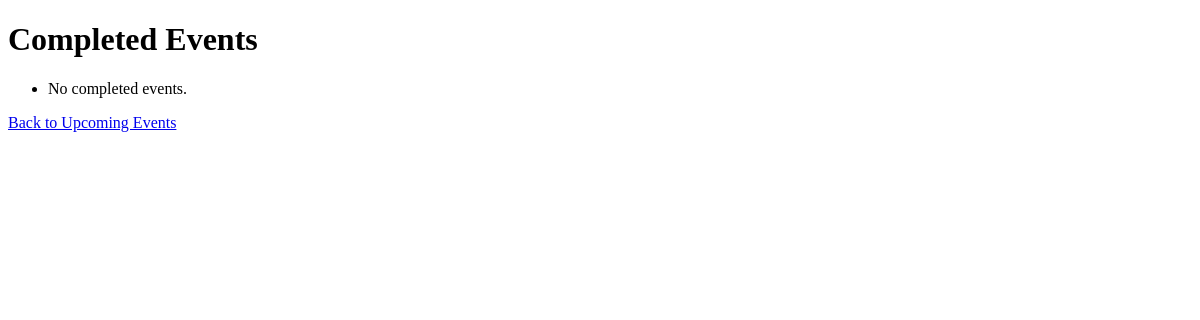
The page /todo/completed/ on the database as committed earlier.
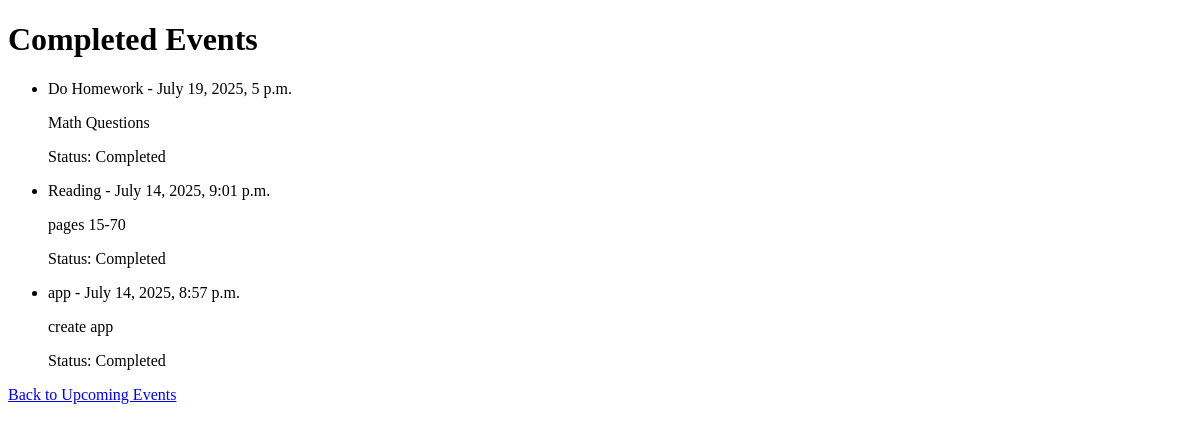
The same page on the database as committed later.
### todo/models.py (models this page shows, shortened)
class Event(models.Model):
    title = models.CharField(max_length=100)
    description = models.TextField(blank=True)
    due_date = models.DateTimeField()
    created_at = models.DateTimeField("created at", auto_now_add=True)
    done = models.BooleanField(default=False)

### todo/views.py (the view)
# urls.py: path("completed/", views.detail, name="detail"),
def detail(request):
    completed_events = Event.objects.filter(done=True)
    return render(request, 'todo/detail.html', {'completed_events': completed_events})

### todo/templates/todo/detail.html (shortened to what this page needs)
<!DOCTYPE html>
<html>
    <head>
    </head>
    <body>
        <h1>Completed Events</h1>
        <ul>
            {% for event in completed_events %}
                <li>
                    <span>{{ event.title }} - {{ event.due_date }}</span>
                    {% if event.description %}
                        <p>{{ event.description }}</p>
                    {% endif %}
                    {% if event.done %}
                        <p>Status: Completed</p>
                    {% else %}
                        <p>Status: Not Completed</p>
                    {% endif %}
                </li>
            {% empty %}
                <li>No completed events.</li>
            {% endfor %}
        </ul>
        <a href="{% url 'todo:index' %}">Back to Upcoming Events</a>
    </body>
</html>

Rows that differ between the two databases and show on the page:
now on this page (row edited): Event: title "Do Homework", due_date "July 19, 2025, 5 p.m.", description "Math Questions", done "Status: Completed"
now on this page (row edited): Event: title "Reading", due_date "July 14, 2025, 9:01 p.m.", description "pages 15-70", done "Status: Completed"
now on this page (row edited): Event: title "app", due_date "July 14, 2025, 8:57 p.m.", description "create app", done "Status: Completed"
Other text that changed with them:
text no longer shown: "No completed events."
